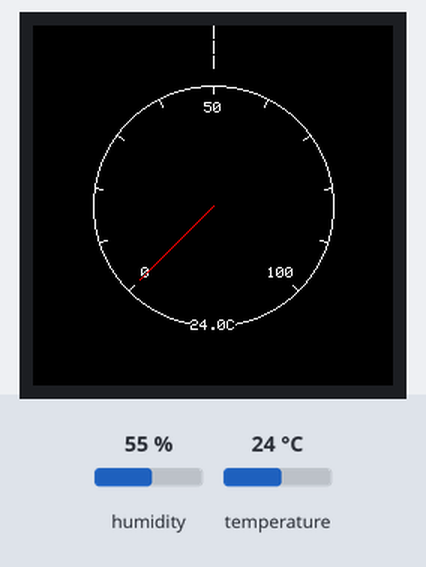
Recording of a program running on a simulated ESP32-S2. Parts: 240×240 colour display. The inputs (shaded band) are chosen by the test bench; at power-on: temperature 24 °C, humidity 55 %. WiFi joins after 1.5 s; servers stay silent unless stated; random numbers use the default seed unless the program sets one; no MQTT or app messages arrive unless stated; what the program prints to the serial monitor is not drawn.

Above: at 2.8 s.
2.9 s: temperature set to 12 °C
4.7 s: temperature set to 19 °C
8.8 s: temperature set to 41 °C
Timing chart, 0 to 11.8 s (numbered marks = the images above; inputs shaded):
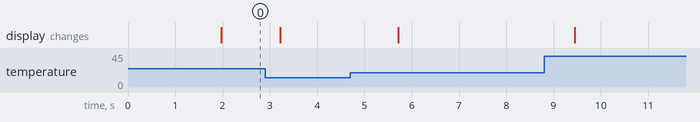

The program:

main.cpp
```cpp
#include <Arduino.h>
#include <Wire.h>
#include <WiFi.h>
#include <PubSubClient.h>
#include <ArduinoJson.h>
#include <Adafruit_AHTX0.h>
#include <LovyanGFX.hpp>
#include "config.h"

class LGFX : public lgfx::LGFX_Device {
  lgfx::Panel_GC9A01 _panel;
  lgfx::Bus_SPI _bus;
  lgfx::Light_PWM _light;
public:
  LGFX(void) {
    auto cfg = _bus.config();
    cfg.spi_host = SPI2_HOST;
    cfg.spi_mode = 0;
    cfg.freq_write = 40000000;
    cfg.freq_read  = 16000000;
    cfg.dma_channel = 1;
    cfg.pin_sclk = 7;
    cfg.pin_mosi = 11;
    cfg.pin_miso = -1;
    cfg.pin_dc   = 6;
    _bus.config(cfg);
    _panel.setBus(&_bus);

    auto p_cfg = _panel.config();
    p_cfg.invert = true;
    p_cfg.panel_width = 240;
    p_cfg.panel_height = 240;
    p_cfg.pin_cs  = 12;
    p_cfg.pin_rst = 13;
    _panel.config(p_cfg);

    auto l_cfg = _light.config();
    l_cfg.pin_bl = 5;
    l_cfg.freq   = 44100;
    l_cfg.pwm_channel = 7;
    _light.config(l_cfg);
    _panel.setLight(&_light);

    setPanel(&_panel);
  }
};

LGFX tft;
LGFX_Sprite canvas(&tft);

Adafruit_AHTX0 aht;

WiFiClient wifiClient;
PubSubClient mqtt(wifiClient);

static const int CENTER = 120;
static const int RADIUS = 120;
static const unsigned long UPDATE_INTERVAL = 20; // ms per frame
static bool animationEnabled = true;
static unsigned long animationDuration = 1000; // ms

struct Arc {
  float value = 0.0f;
  float display = 0.0f;
  float start = 0.0f;
  unsigned long startTime = 0;
  float min = 0.0f;
  float max = 100.0f;
  int width = 8;
  uint16_t color = TFT_WHITE;
};

struct Dial {
  float value = 0.0f;
  float display = 0.0f;
  float start = 0.0f;
  unsigned long startTime = 0;
  float min = 0.0f;
  float max = 100.0f;
  uint16_t color = TFT_RED;
};

static Arc arcs[3];
static Dial dial;

static float ease(float t) {
  if (t < 0.0f) return 0.0f;
  if (t > 1.0f) return 1.0f;
  return t * t * (3.0f - 2.0f * t); // smoothstep easing
}

static void setArcValue(int idx, float v) {
  arcs[idx].start = arcs[idx].display;
  arcs[idx].startTime = millis();
  arcs[idx].value = v;
}

static void setDialValue(float v) {
  dial.start = dial.display;
  dial.startTime = millis();
  dial.value = v;
}

static uint16_t parseColor(const String& str) {
  String s = str;
  if (s.startsWith("#")) s.remove(0, 1);
  if (s.startsWith("0x") || s.startsWith("0X")) s.remove(0, 2);
  uint32_t rgb = strtoul(s.c_str(), nullptr, 16);
  uint8_t r = (rgb >> 16) & 0xFF;
  uint8_t g = (rgb >> 8) & 0xFF;
  uint8_t b = rgb & 0xFF;
  return ((r & 0xF8) << 8) | ((g & 0xFC) << 3) | (b >> 3);
}

static void handleArc(int idx, JsonVariantConst obj) {
  if (obj["value"].is<float>()) setArcValue(idx, obj["value"].as<float>());
  if (obj["min"].is<float>()) arcs[idx].min = obj["min"].as<float>();
  if (obj["max"].is<float>()) arcs[idx].max = obj["max"].as<float>();
  if (obj["width"].is<int>()) arcs[idx].width = obj["width"].as<int>();
  if (obj.containsKey("color")) arcs[idx].color = parseColor(obj["color"].as<String>());
  if (obj.containsKey("animation")) {
    if (obj["animation"].is<bool>()) {
      animationEnabled = obj["animation"].as<bool>();
    } else if (obj["animation"].is<int>()) {
      animationDuration = obj["animation"].as<int>();
      animationEnabled = animationDuration > 0;
    }
  }
}

static void handleDial(JsonVariantConst obj) {
  if (obj["value"].is<float>()) setDialValue(obj["value"].as<float>());
  if (obj["min"].is<float>()) dial.min = obj["min"].as<float>();
  if (obj["max"].is<float>()) dial.max = obj["max"].as<float>();
  if (obj.containsKey("color")) dial.color = parseColor(obj["color"].as<String>());
  if (obj.containsKey("animation")) {
    if (obj["animation"].is<bool>()) {
      animationEnabled = obj["animation"].as<bool>();
    } else if (obj["animation"].is<int>()) {
      animationDuration = obj["animation"].as<int>();
      animationEnabled = animationDuration > 0;
    }
  }
}

static void animateValues() {
  unsigned long now = millis();
  if (!animationEnabled || animationDuration == 0) {
    for (int i = 0; i < 3; ++i) {
      arcs[i].display = arcs[i].value;
    }
    dial.display = dial.value;
    return;
  }
  for (int i = 0; i < 3; ++i) {
    float progress = (float)(now - arcs[i].startTime) / animationDuration;
    if (progress >= 1.0f) {
      arcs[i].display = arcs[i].value;
    } else {
      arcs[i].display = arcs[i].start + (arcs[i].value - arcs[i].start) * ease(progress);
    }
  }
  float progress = (float)(now - dial.startTime) / animationDuration;
  if (progress >= 1.0f) {
    dial.display = dial.value;
  } else {
    dial.display = dial.start + (dial.value - dial.start) * ease(progress);
  }
}

static void drawArcs() {
  int r = RADIUS;
  for (int i = 0; i < 3; ++i) {
    if (arcs[i].width <= 0) continue;
    int inner = r - arcs[i].width;
    float range = arcs[i].max - arcs[i].min;
    if (range <= 0) range = 1.0f;
    float pct = (arcs[i].display - arcs[i].min) / range;
    if (pct < 0) pct = 0; else if (pct > 1) pct = 1;
    float angle = pct * 360.0f - 90.0f;
    canvas.fillArc(CENTER, CENTER, r, inner, -90, angle, arcs[i].color);
    r = inner - 2; // small gap
  }
}

static void drawDial() {
  int r = RADIUS - 40;
  canvas.drawCircle(CENTER, CENTER, r, TFT_WHITE);

  // draw tick marks every 10 units
  for (int i = 0; i <= 100; i += 10) {
    float a = i * 2.7f - 135.0f;
    float rad = a * DEG_TO_RAD;
    int x1 = CENTER + (int)(sinf(rad) * (r - 5));
    int y1 = CENTER - (int)(cosf(rad) * (r - 5));
    int x2 = CENTER + (int)(sinf(rad) * r);
    int y2 = CENTER - (int)(cosf(rad) * r);
    canvas.drawLine(x1, y1, x2, y2, TFT_WHITE);
  }

  // label the major ticks
  canvas.setTextColor(TFT_WHITE, TFT_BLACK);
  canvas.setTextDatum(MC_DATUM);
  for (int i = 0; i <= 100; i += 50) {
    float a = i * 2.7f - 135.0f;
    float rad = a * DEG_TO_RAD;
    int xt = CENTER + (int)(sinf(rad) * (r - 15));
    int yt = CENTER - (int)(cosf(rad) * (r - 15));
    char buf[4];
    snprintf(buf, sizeof(buf), "%d", i);
    canvas.drawString(buf, xt, yt);
  }

  float range = dial.max - dial.min;
  if (range <= 0) range = 1.0f;
  float pct = (dial.display - dial.min) / range;
  if (pct < 0) pct = 0; else if (pct > 1) pct = 1;
  float angle = pct * 270.0f - 135.0f;
  float rad = angle * DEG_TO_RAD;
  int x = CENTER + (int)(sinf(rad) * (r - 10));
  int y = CENTER - (int)(cosf(rad) * (r - 10));
  canvas.drawLine(CENTER, CENTER, x, y, dial.color);
}

static void updateDisplay() {
  static unsigned long lastSensor = 0;
  static float breathe = 0.0f;
  static float tempC = 0.0f;
  sensors_event_t humidity, temp;
  if (millis() - lastSensor > 1000) {
    aht.getEvent(&humidity, &temp);
    tempC = temp.temperature;
    char buf[16];
    snprintf(buf, sizeof(buf), "%.1fC", tempC);
    mqtt.publish("ha_display/temperature", buf, true);
    Serial.println("Temperature published");
    lastSensor = millis();
  }
  breathe += 0.05f;
  int brightness = 190 + (int)(sinf(breathe) * 30);
  tft.setBrightness(brightness);
  animateValues();
  static unsigned long debugLast = 0;
  if (millis() - debugLast > 1000) {
    Serial.print("Temperature: ");
    Serial.print(tempC);
    Serial.println(" C");
    Serial.print("Dial value: ");
    Serial.println(dial.display);
    Serial.print("Arc values: ");
    Serial.print(arcs[0].display);
    Serial.print(", ");
    Serial.print(arcs[1].display);
    Serial.print(", ");
    Serial.println(arcs[2].display);
    debugLast = millis();
  }
  canvas.fillScreen(TFT_BLACK);
  drawArcs();
  drawDial();
  char buf[16];
  snprintf(buf, sizeof(buf), "%.1fC", tempC);
  canvas.setTextColor(TFT_WHITE, TFT_BLACK);
  canvas.setTextDatum(MC_DATUM);
  canvas.drawString(buf, CENTER, 200);
  canvas.pushSprite(0, 0);
}

static void mqttCallback(char* topic, byte* payload, unsigned int length) {
  String val;
  for (unsigned int i = 0; i < length; ++i) val += (char)payload[i];
  Serial.print("MQTT message ");
  Serial.print(topic);
  Serial.print(": ");
  Serial.println(val);
  StaticJsonDocument<256> doc;
  DeserializationError err = deserializeJson(doc, payload, length);
  if (!err) {
    Serial.print("Parsed JSON: ");
    serializeJson(doc, Serial);
    Serial.println();
    if (strcmp(topic, "ha_display/arc1") == 0) {
      handleArc(0, doc);
    } else if (strcmp(topic, "ha_display/arc2") == 0) {
      handleArc(1, doc);
    } else if (strcmp(topic, "ha_display/arc3") == 0) {
      handleArc(2, doc);
    } else if (strcmp(topic, "ha_display/dial") == 0) {
      handleDial(doc);
    }
  } else {
    float f = val.toFloat();
    if (strcmp(topic, "ha_display/arc1") == 0) {
      setArcValue(0, f);
    } else if (strcmp(topic, "ha_display/arc2") == 0) {
      setArcValue(1, f);
    } else if (strcmp(topic, "ha_display/arc3") == 0) {
      setArcValue(2, f);
    } else if (strcmp(topic, "ha_display/dial") == 0) {
      setDialValue(f);
    }
  }
}

static void mqttConnect() {
  while (!mqtt.connected()) {
    String clientId = "esp32-display-" + String(random(0xffff), HEX);
    Serial.print("Connecting to MQTT...");
    bool connected = false;
    if (strlen(CONFIG_MQTT_USER) > 0) {
      connected = mqtt.connect(clientId.c_str(), CONFIG_MQTT_USER, CONFIG_MQTT_PASS);
    } else {
      connected = mqtt.connect(clientId.c_str());
    }
    if (connected) {
      Serial.println("connected");
      mqtt.subscribe("ha_display/arc1");
      mqtt.subscribe("ha_display/arc2");
      mqtt.subscribe("ha_display/arc3");
      mqtt.subscribe("ha_display/dial");
      Serial.println("MQTT subscriptions set");
    } else {
      Serial.print("failed, rc=");
      Serial.println(mqtt.state());
      delay(1000);
    }
  }
  Serial.println("MQTT connection ready");
}

void setup() {
  Serial.begin(115200);
  Serial.println("Setup starting");
  tft.begin();
  tft.setRotation(0);
  tft.setBrightness(200);
  canvas.setColorDepth(16);
  canvas.setPsram(true);
  canvas.createSprite(240, 240);
  canvas.setSwapBytes(true);

  Wire.begin(8, 9);
  aht.begin(&Wire);

  WiFi.begin(CONFIG_WIFI_SSID, CONFIG_WIFI_PASS);
  Serial.print("Connecting to WiFi: ");
  Serial.println(CONFIG_WIFI_SSID);
  while (WiFi.status() != WL_CONNECTED) {
    delay(500);
  }
  Serial.print("WiFi connected. IP address: ");
  Serial.println(WiFi.localIP());

  Serial.print("MQTT server: ");
  Serial.print(CONFIG_MQTT_HOST);
  Serial.print(":");
  Serial.println(CONFIG_MQTT_PORT);
  mqtt.setServer(CONFIG_MQTT_HOST, CONFIG_MQTT_PORT);
  mqtt.setCallback(mqttCallback);
  Serial.println("Setup complete");
}

void loop() {
  if (!mqtt.connected()) {
    Serial.println("MQTT disconnected, reconnecting");
    mqttConnect();
  }
  mqtt.loop();
  static unsigned long last = 0;
  if (millis() - last > UPDATE_INTERVAL) {
    updateDisplay();
    last = millis();
  }
}
```

config.h
```cpp
#ifndef LOCAL_CONFIG_H
#define LOCAL_CONFIG_H

#ifdef __has_include
#if __has_include("config_private.h")
#include "config_private.h"
#endif
#endif

#ifndef CONFIG_WIFI_SSID
#define CONFIG_WIFI_SSID "YOUR_WIFI_SSID"
#endif

#ifndef CONFIG_WIFI_PASS
#define CONFIG_WIFI_PASS "YOUR_WIFI_PASSWORD"
#endif

#ifndef CONFIG_MQTT_HOST
#define CONFIG_MQTT_HOST "mqtt.local"
#endif

#ifndef CONFIG_MQTT_PORT
#define CONFIG_MQTT_PORT 1883
#endif

#ifndef CONFIG_MQTT_USER
#define CONFIG_MQTT_USER ""
#endif

#ifndef CONFIG_MQTT_PASS
#define CONFIG_MQTT_PASS ""
#endif

// Pin assignments for the Wemos LOLIN S2 mini board
// SCL   GPIO7  - grey
// SDA   GPIO11 - purple
// CS    GPIO12 - green
// DC    GPIO6  - blue
// RST   GPIO13 - yellow
// BL (backlight, if available) GPIO5
// AHT10 SDA GPIO8
// AHT10 SCL GPIO9

#endif // LOCAL_CONFIG_H
```
